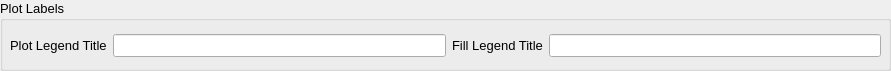
   <widget class="QGroupBox" name="groupBox_3">
    <property name="geometry">
     <rect>
      <x>230</x>
      <y>10</y>
      <width>891</width>
      <height>71</height>
     </rect>
    </property>
    <property name="font">
     <font>
      <pointsize>10</pointsize>
      <weight>50</weight>
      <bold>false</bold>
     </font>
    </property>
    <property name="title">
     <string>Plot Labels</string>
    </property>
    <widget class="QWidget" name="gridLayoutWidget">
     <property name="geometry">
      <rect>
       <x>10</x>
       <y>30</y>
       <width>871</width>
       <height>31</height>
      </rect>
     </property>
     <layout class="QGridLayout" name="gridLayout">
      <item row="0" column="2">
       <widget class="QLabel" name="label_3">
        <property name="font">
         <font>
          <pointsize>10</pointsize>
          <weight>50</weight>
          <bold>false</bold>
         </font>
        </property>
        <property name="text">
         <string>Fill Legend Title</string>
        </property>
       </widget>
      </item>
      <item row="0" column="0">
       <widget class="QLabel" name="label_2">
        <property name="font">
         <font>
          <pointsize>10</pointsize>
          <weight>50</weight>
          <bold>false</bold>
         </font>
        </property>
        <property name="text">
         <string>Plot Legend Title</string>
        </property>
       </widget>
      </item>
      <item row="0" column="1">
       <widget class="QLineEdit" name="ePlotTitle"/>
      </item>
      <item row="0" column="3">
       <widget class="QLineEdit" name="eFillTitle"/>
      </item>
     </layout>
    </widget>
   </widget>
